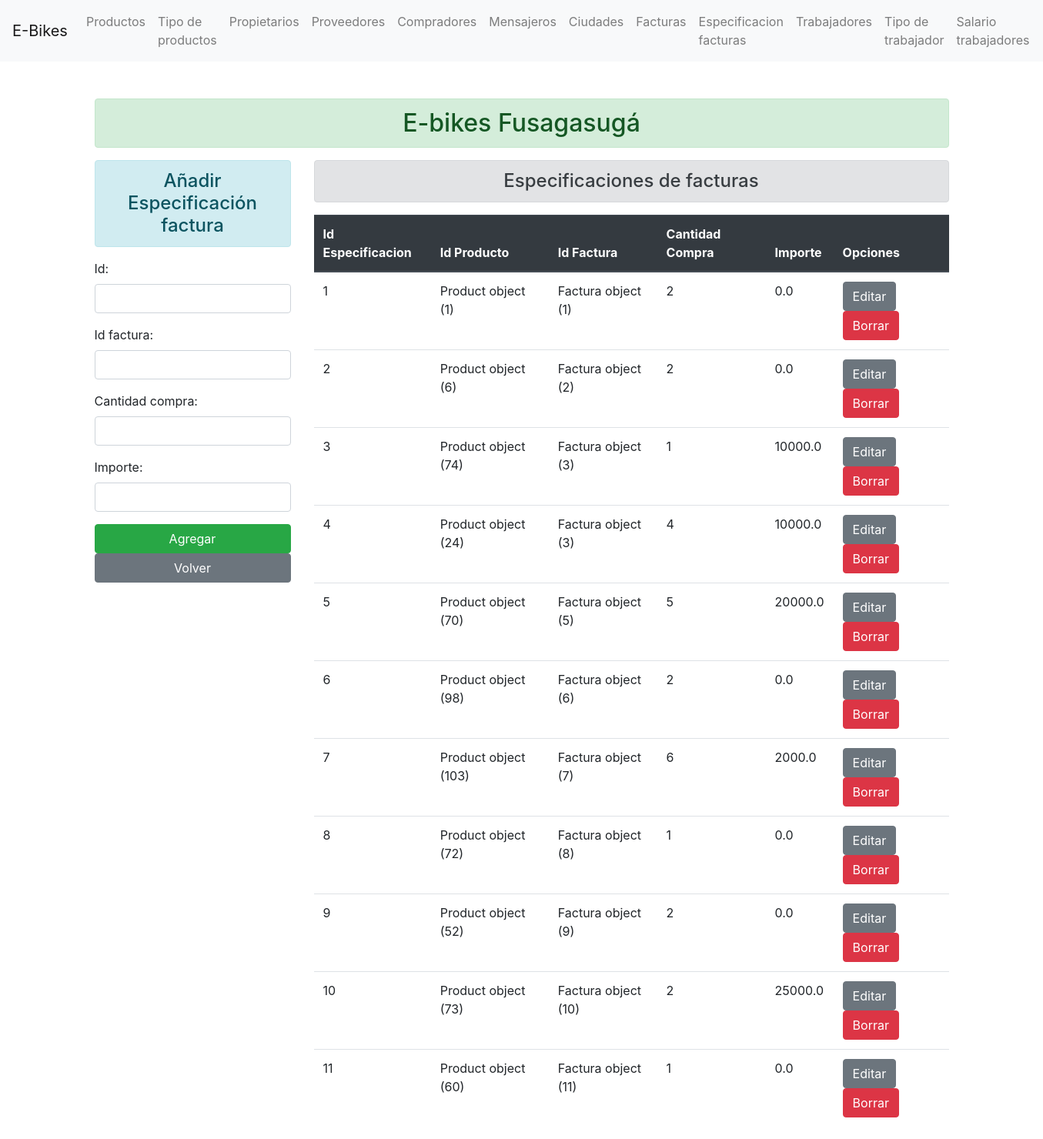
The app's page /especificacionfactura/ with its own data.
### enroll/models.py (models this page shows)
class Especificacion_Factura(models.Model):
    id_especificacion = models.AutoField(auto_created=True, primary_key=True)
    id = models.ForeignKey(Product, on_delete=models.CASCADE)
    id_factura = models.ForeignKey(Factura, on_delete=models.CASCADE)
    cantidad_compra = models.IntegerField()
    importe = models.FloatField()

class Product(models.Model):
    id = models.AutoField(auto_created=True, primary_key=True)
    id_tipo = models.ForeignKey(Tipo_Producto, on_delete=models.CASCADE)
    id_proveedor = models.ForeignKey(Proveedor, on_delete=models.CASCADE)
    nombre_producto = models.CharField(max_length=70)
    cantidad_producto = models.PositiveIntegerField()
    descripcion_producto = models.CharField(max_length=300)
    precio_unit = models.FloatField()

class Factura(models.Model):
    id_factura = models.AutoField(auto_created=True, primary_key=True)
    id = models.ForeignKey(Product, on_delete=models.CASCADE)
    cedula_comprador = models.ForeignKey(Comprador, on_delete=models.CASCADE)
    cedula_mensajero = models.ForeignKey(Mensajero, on_delete=models.CASCADE)
    fecha_emision = models.DateTimeField(auto_now_add=True)
    subtotal = models.FloatField()
    iva = models.FloatField()
    total = models.FloatField()

### enroll/views.py (the view)
# urls.py: path('especificacionfactura/', views.add_especificacionfactura, name="addespecificacionfactura" ),
def add_especificacionfactura(request):
    if request.method == 'POST':
        fm = Especificacion_FacturaRegistration(request.POST)
        if fm.is_valid():
            ie = fm.cleaned_data['id_especificacion']
            ip = fm.cleaned_data['id']
            ic = fm.cleaned_data['id_factura']
            cc = fm.cleaned_data['cantidad_compra']
            im = fm.cleaned_data['importe']
            reg = Especificacion_Factura(id_especificacion=ie, id=ip, id_factura=ic, cantidad_compra=cc, importe=im)
            reg.save()
            fm = Especificacion_FacturaRegistration()
    else:
        fm = Especificacion_FacturaRegistration()
    especificacionfactura_add = Especificacion_Factura.objects.all()
    return render(request, 'enroll/addespecificacionfactura.html', {'form':fm, 'especificacionfactura':especificacionfactura_add})

### enroll/forms.py
class Especificacion_FacturaRegistration(forms.ModelForm):
    class Meta:
        model = Especificacion_Factura
        fields = ['id_especificacion', 'id', 'id_factura', 'cantidad_compra', 'importe']
        widgets = {
            'id': forms.NumberInput(attrs={'class':'form-control'}),
            'id_factura': forms.NumberInput(attrs={'class':'form-control'}),
            'cantidad_compra': forms.NumberInput(attrs={'class':'form-control'}),
            'importe': forms.NumberInput(attrs={'class':'form-control'}),
        }

### enroll/templates/enroll/addespecificacionfactura.html (shortened to what this page needs)
{% extends 'enroll/base.html' %}
{% block content  %}
    <div class="row">
        <div class="col-sm-3">
            <h4 class="text-center alert alert-info">Añadir Especificación factura</h4>
            <form action=" " method="POST">
                {{form.as_p}}
                <input type="submit" class="btn btn-success btn-block" value="Agregar" >
            </form>
            <a class="btn btn-secondary btn-block" href="/">Volver</a>
        </div>
        <div class="col-sm-9">
            <h4 class="text-center alert alert-secondary">Especificaciones de facturas</h4>
            {% if especificacionfactura %}
                <table class="table">
                    <thead class="thead-dark">
                    <tr>
                        <th scope="col">Id Especificacion</th>
                        <th scope="col">Id Producto</th>
                        <th scope="col">Id Factura</th>
                        <th scope="col">Cantidad Compra</th>
                        <th scope="col">Importe</th>
                        <th scope="col">Opciones</th>
                    </tr>
                    </thead>
                    <tbody>
                        {% for especificacionfacturas in especificacionfactura %}
                        <tr>
                            <td>{{especificacionfacturas.id_especificacion}}</td>
                            <td>{{especificacionfacturas.id}}</td>
                            <td>{{especificacionfacturas.id_factura}}</td>
                            <td>{{especificacionfacturas.cantidad_compra}}</td>
                            <td>{{especificacionfacturas.importe}}</td>
                            <td>
                                <a href="{% url 'updateespecificacionfactura' especificacionfacturas.id_especificacion %}" class="btn btn-secondary bt-sm" >Editar</a>
                                <form action="{% url 'deleteespecificacionfactura' especificacionfacturas.id_especificacion %}" method="post" class="d-inline"> {% csrf_token %}
                                    <input type="submit" class="btn btn-danger bt-sm" value="Borrar">
                                </form>
                            </td>
                        </tr>
                        {% endfor %}
                    </tbody>
                </table>
            {% else %}
                <h4 class="text-center alert alert-warning">No hay Especificacion de facturas registradas</h4>
            {%  endif %}
        </div>
    </div>
{% endblock content  %}

### records on screen
Especificacion_Factura: id_especificacion "1", id "Product object (1)", id_factura "Factura object (1)", cantidad_compra "2", importe "0.0"
Especificacion_Factura: id_especificacion "2", id "Product object (6)", id_factura "Factura object (2)", cantidad_compra "2", importe "0.0"
Especificacion_Factura: id_especificacion "3", id "Product object (74)", id_factura "Factura object (3)", cantidad_compra "1", importe "10000.0"
Especificacion_Factura: id_especificacion "4", id "Product object (24)", id_factura "Factura object (3)", cantidad_compra "4", importe "10000.0"
Especificacion_Factura: id_especificacion "5", id "Product object (70)", id_factura "Factura object (5)", cantidad_compra "5", importe "20000.0"
Especificacion_Factura: id_especificacion "6", id "Product object (98)", id_factura "Factura object (6)", cantidad_compra "2", importe "0.0"
Especificacion_Factura: id_especificacion "7", id "Product object (103)", id_factura "Factura object (7)", cantidad_compra "6", importe "2000.0"
Especificacion_Factura: id_especificacion "8", id "Product object (72)", id_factura "Factura object (8)", cantidad_compra "1", importe "0.0"
Especificacion_Factura: id_especificacion "9", id "Product object (52)", id_factura "Factura object (9)", cantidad_compra "2", importe "0.0"
Especificacion_Factura: id_especificacion "10", id "Product object (73)", id_factura "Factura object (10)", cantidad_compra "2", importe "25000.0"
Especificacion_Factura: id_especificacion "11", id "Product object (60)", id_factura "Factura object (11)", cantidad_compra "1", importe "0.0"
